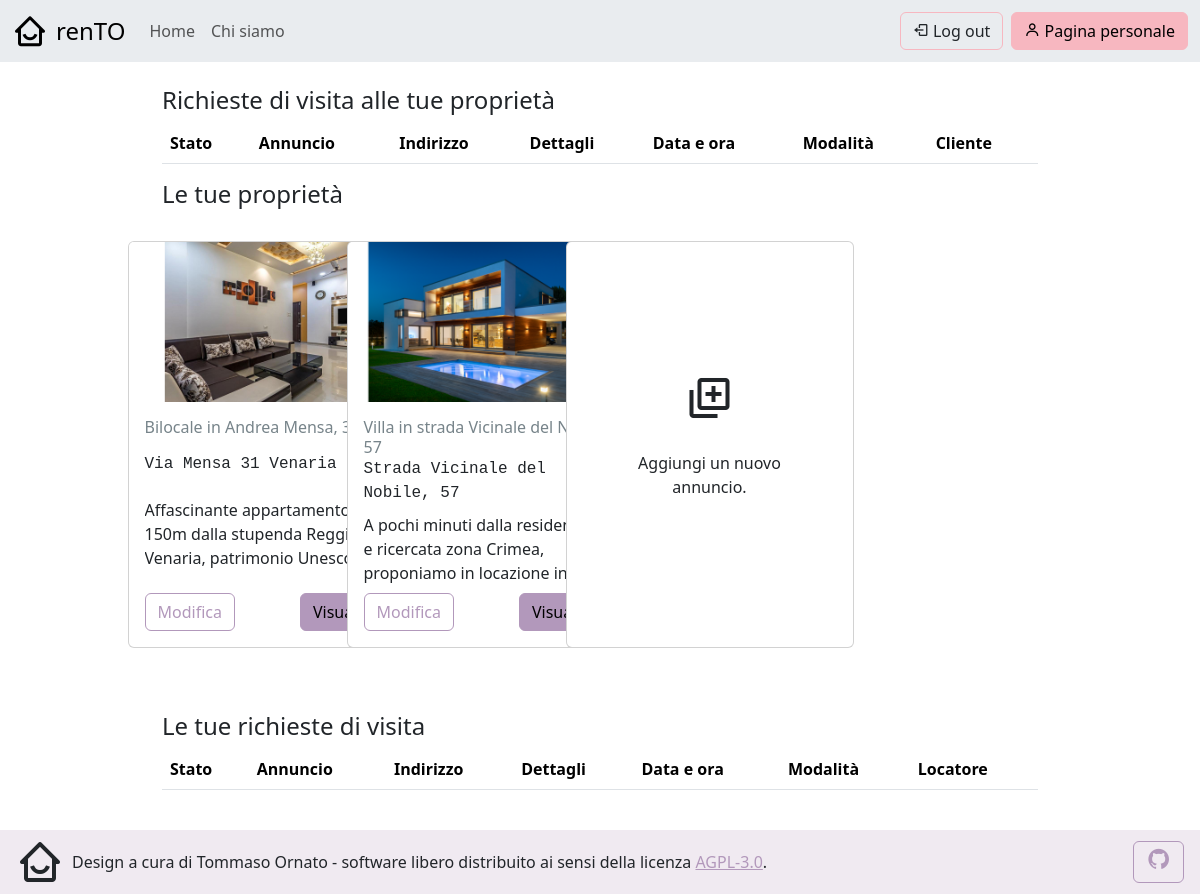
/personal (signed in), run on an earlier commit of the app's database.
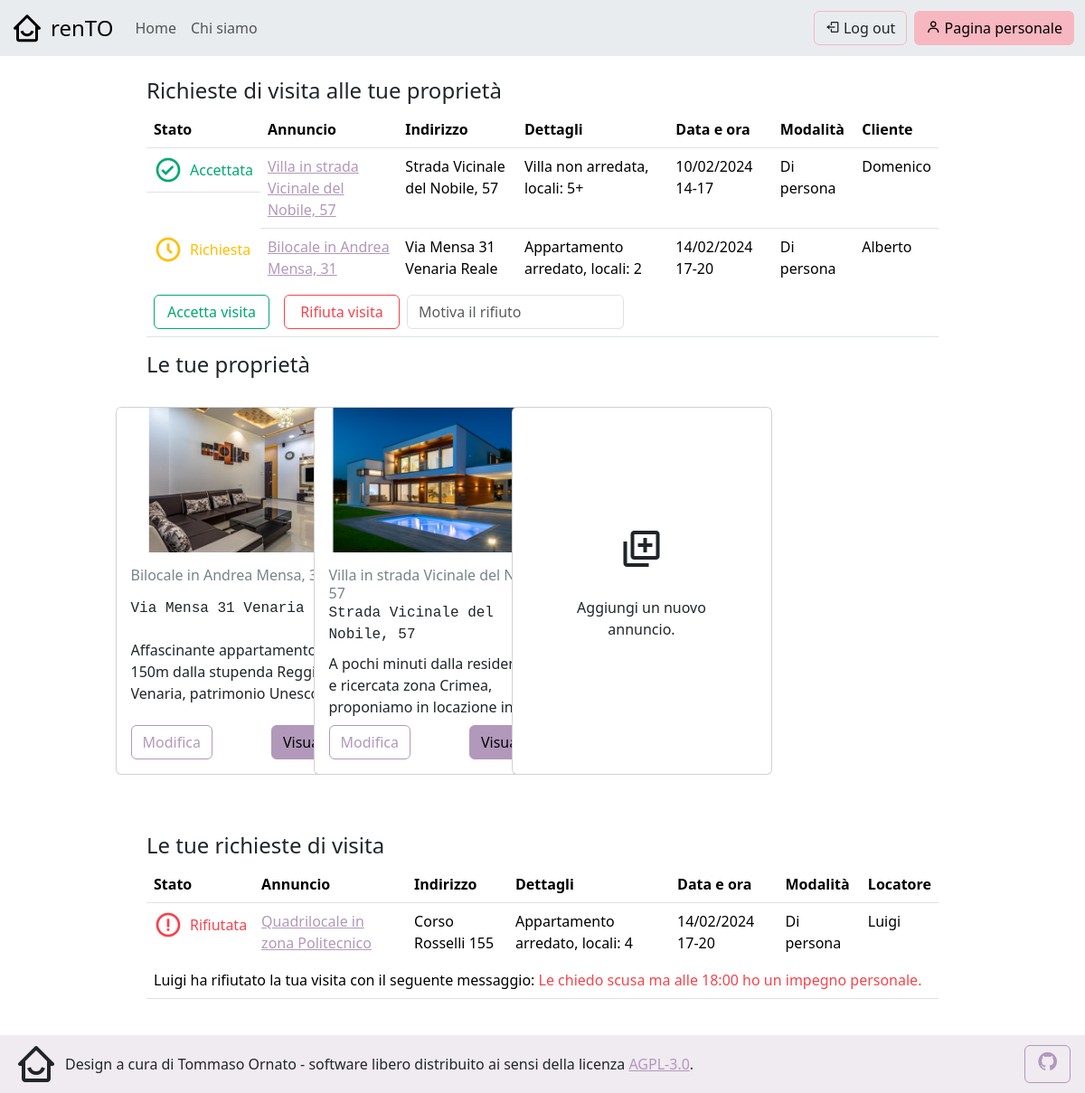
And on a later commit of the database.
### tables this page shows
CREATE TABLE PICTURES (
    path TEXT NOT NULL,
    ADVERTISEMENT_id INTEGER NOT NULL,
    PRIMARY KEY (path),
    FOREIGN KEY (ADVERTISEMENT_id) REFERENCES ADVERTISEMENT(id)
);

CREATE TABLE ADVERTISEMENT (
    id INTEGER PRIMARY KEY,
    adress TEXT NOT NULL,
    title TEXT NOT NULL,
    rooms INTEGER CHECK(rooms IN (1, 2, 3, 4, 5, 6)),
    type TEXT CHECK(type IN ('detached', 'flat', 'loft', 'villa')),
    description TEXT NOT NULL,
    rent REAL NOT NULL,
    furniture BOOLEAN NOT NULL,
    available BOOLEAN NOT NULL,
    landlord_username TEXT NOT NULL,
    FOREIGN KEY (landlord_username) REFERENCES PERSON(username)
);

CREATE TABLE VISIT (
    date DATE NOT NULL,
    time INTEGER CHECK(time IN (0, 1, 2, 3)),
    visitor_username TEXT NOT NULL,
    ADVERTISEMENT_id INTEGER NOT NULL,
    virtual BOOLEAN NOT NULL,
    status TEXT CHECK(status IN ('pending', 'accepted', 'rejected')),
    refusal_reason TEXT,
    PRIMARY KEY (date, time, visitor_username, ADVERTISEMENT_id),
    FOREIGN KEY (visitor_username) REFERENCES PERSON(username),
    FOREIGN KEY (ADVERTISEMENT_id) REFERENCES ADVERTISEMENT(id)
);

CREATE TABLE PERSON (
    username TEXT NOT NULL,
    email TEXT NOT NULL,
    password TEXT NOT NULL,
    name TEXT NOT NULL,
    landlord BOOLEAN NOT NULL,
    PRIMARY KEY (username)
);

### app.py (the view)
@app.route('/personal')
@login_required
def get_personal():
    try:
        user_visits = visits.get_user_visits(username=current_user.username)
        landlord_ads = []
        landlord_visits = []
        if current_user.landlord:
            landlord_ads = ads.get_landlord_ads(username=current_user.username)
            landlord_visits = visits.get_landlord_visits(username=current_user.username)
        return render_template('personal.html', user_visits=user_visits, landlord_ads=landlord_ads, landlord_visits=landlord_visits)
    except Exception as e:
        print('ERROR', str(e))
        flash('Errore interno durante il caricamento della pagina personale, riprova più tardi', 'danger')
        return redirect(url_for('get_home'))

### ads.py (called while the page is built)
def get_landlord_ads(username):
    conn = sqlite3.connect('database/database.db')
    conn.row_factory = sqlite3.Row
    cursor = conn.cursor()
    cursor.execute("""
        SELECT A.id, A.adress, A.title, A.description, A.available,
            PI.path as image
        FROM ADVERTISEMENT A
        INNER JOIN PICTURES PI ON PI.ADVERTISEMENT_id = A.id
        WHERE A.landlord_username = ?
        GROUP BY A.id;
    """, (username,))
    rows = cursor.fetchall()
    cursor.close()
    conn.close()
    result = []
    for row in rows:
        ad = dict(row)
        ad['available'] = ad['available'] == True
        result.append(ad)
    return result

def get_rooms(num):
    if num > 5:
        return '5+'
    else:
        return str(num)

def get_type(house_type):
    match house_type:
        case 'detached':
            return 'Casa indipendente'
        case 'flat':
            return 'Appartamento'
        case 'loft':
            return 'Loft'
        case 'villa':
            return 'Villa'
        case _: # Default case if no other cases are matched, this should never happen
            return house_type

def get_furniture(furniture, house_type):
    result = ''
    if furniture == False:
        result = 'non'
    if house_type == 'detached' or house_type == 'villa':
        result += ' arredata'
    else:
        result += ' arredato'
    return result

### app.py (called while the page is built)
@login_manager.user_loader
def login(username):
    db_user = user_db.get_user(username)
    if db_user is not None:
        user = User(username=db_user['username'], email=db_user['email'], landlord=db_user['landlord'], name=db_user['name'], password=db_user['password'])
    else:
        user = None
    return user

### user_db.py (called while the page is built)
def get_user(username):
    try:
        conn = sqlite3.connect('database/database.db')
        conn.row_factory = sqlite3.Row
        cursor = conn.cursor()
        sql = 'SELECT username, email, password, name, landlord FROM PERSON WHERE username = ?'
        cursor.execute(sql, (username,))
        user = cursor.fetchone()
        return user
    except Exception as e:
        print("ERROR", e)
        return None
    finally:
        cursor.close()
        conn.close()

### templates/personal.html (shortened to what this page needs)
{% extends "base.html" %}
{% set title = 'personale' %}
{% block content %}
<article class="container w-75 my-4">
    {% if current_user.landlord %}
        <h4>Richieste di visita alle tue proprietà</h4>
        <table class="table">
            <thead>
                <tr>
                    <th scope="col">Stato</th>
                    <th scope="col">Annuncio</th>
                    <th scope="col">Indirizzo</th>
                    <th scope="col">Dettagli</th>
                    <th scope="col">Data e ora</th>
                    <th scope="col">Modalità</th>
                    <th scope="col">Cliente</th>
                </tr>
            </thead>
            <tbody>
                {% for visit in landlord_visits %}
                    <tr class="{{ 'borderless-upper-row' if visit.status == 'pending' else '' }}">
                        <td class="d-flex align-items-center">
                            {% if visit.status == 'accepted' %}
                                <i class='bx bx-check-circle fs-2 text-success'></i>
                                <span class="ms-2 text-success">Accettata</span>
                            {% elif visit.status == 'pending' %}
                                <i class='bx bx-time-five fs-2 text-warning'></i>
                                <span class="ms-2 text-warning">Richiesta</span>
                            {% elif visit.status == 'rejected' %}
                                <i class='bx bx-error-circle fs-2 text-danger'></i>
                                <span class="ms-2 text-danger">Rifiutata</span>
                            {% endif %}
                        </td>
                        <td><a href="/advertisement/{{visit.ad_id}}">{{visit.ad_title}}</a></td>
                        <td>{{visit.ad_adress}}</td>
                        <td>{{visit.ad_type}} {{visit.ad_furniture}}, locali: {{visit.ad_rooms}}</td>
                        <td>{{visit.date}} {{visit.time}}</td>
                        <td>
                            {% if visit.virtual %}
                                Da remoto
                            {% else %}
                                Di persona
                            {% endif %}
                        </td>
                        <td>{{visit.visitor_name}}</td>
                    </tr>
                    {% if visit.status == 'pending' %}
                    <tr class="borderless-lower-row">
                        <td colspan="7">
                            <div class="d-flex align-items-center">
                                <form action="acceptVisit" method="post" class="me-3">
                                    <button type="submit" class="btn btn-outline-success landlord-form-button">Accetta visita</button>
                                </form>
                                <form action="rejectVisit" method="post" class="d-flex align-items-center gap-2">
                                    <button type="submit" class="btn btn-outline-danger landlord-form-button">Rifiuta visita</button>
                                    <input type="text" name="reason" class="form-control landlord-form-text" required autocomplete="off" placeholder="Motiva il rifiuto">
                                </form>
                            </div>
                        </td>
                    </tr>
                    {% endif %}
                {% endfor %}
            </tbody>
        </table>
        <h4>Le tue proprietà</h4>
        <section class="landlord-adverts">
            {% for ad in landlord_ads %}
                <article class="card landlord-ad-card {{ 'bg-light' if not ad.available else '' }}">
                    <img src="/static/images/{{ad.image}}" class="card-img-top" alt="{{ad.title}}">
                    <div class="card-body ad-body">
                        <h6 class="card-text text-dark mb-0">{{ad.title}}</h6>
                        <span class="card-text font-monospace">{{ad.adress}}</span>
                        <span class="card-text ad-description my-2">{{ad.description}}</span>
                        <div class="card-end">
                            <a href="/advertisement/{{ad.id}}/edit" class="btn btn-outline-primary edit-ad-button">Modifica</a>
                            <a href="/advertisement/{{ad.id}}" class="btn btn-primary ad-button">Visualizza</a>
                        </div>
                    </div>
                </article>
            {% endfor %}
            <a class="card landlord-ad-card btn btn-light" href="/advertisement/new">
                <div class="card-body new-ad-hero">
                    <i class='bx bx-add-to-queue bx-lg'></i>
                    <p>Aggiungi un nuovo annuncio.</p>
                </div>
            </a>
        </section>
    {% endif %}
    <h4>Le tue richieste di visita</h4>
    <table class="table">
        <thead>
            <tr>
                <th scope="col">Stato</th>
                <th scope="col">Annuncio</th>
                <th scope="col">Indirizzo</th>
                <th scope="col">Dettagli</th>
                <th scope="col">Data e ora</th>
                <th scope="col">Modalità</th>
                <th scope="col">Locatore</th>
            </tr>
        </thead>
        <tbody>
            {% for visit in user_visits %}
                <tr class="{{ 'borderless-upper-row' if visit.status == 'rejected' else '' }}">
                    <td class="d-flex align-items-center">
                        {% if visit.status == 'accepted' %}
                            <i class='bx bx-check-circle fs-2 text-success'></i>
                            <span class="ms-2 text-success">Accettata</span>
                        {% elif visit.status == 'pending' %}
                            <i class='bx bx-time-five fs-2 text-warning'></i>
                            <span class="ms-2 text-warning">Richiesta</span>
                        {% elif visit.status == 'rejected' %}
                            <i class='bx bx-error-circle fs-2 text-danger'></i>
                            <span class="ms-2 text-danger">Rifiutata</span>
                        {% endif %}
                    </td>
                    <td><a href="/advertisement/{{visit.ad_id}}">{{visit.ad_title}}</a></td>
                    <td>{{visit.ad_adress}}</td>
                    <td>{{visit.ad_type}} {{visit.ad_furniture}}, locali: {{visit.ad_rooms}}</td>
                    <td>{{visit.date}} {{visit.time}}</td>
                    <td>
                        {% if visit.virtual %}
                            Da remoto
                        {% else %}
                            Di persona
                        {% endif %}
                    </td>
                    <td>{{visit.landlord_name}}</td>
                </tr>
                {% if visit.status == 'rejected' %}
                    <tr class="borderless-lower-row">
                        <td colspan="7">
                            {{visit.landlord_name}} ha rifiutato la tua visita con il seguente messaggio: <span class="text-danger">{{visit.refusal_reason}}</span>
                        </td>
                    </tr>
                {% endif %}
            {% endfor %}
        </tbody>
    </table>
</article>
{% endblock %}

### templates/base.html (shortened to what this page needs)
<!DOCTYPE html>
<html lang="it">
  <head>
    <link rel="stylesheet" href="{{ url_for('static', filename='style.css') }}" />
    <link rel="stylesheet" href="{{ url_for('static', filename='custom.css') }}" />
    <link href="https://unpkg.com/boxicons@2.1.4/css/boxicons.min.css" rel="stylesheet" />
  </head>
  <body>
    <nav class="navbar navbar-expand-lg bg-body-secondary">
      <div class="container-fluid">
        <a class="navbar-brand fs-4" href="/">
          <i class="bx bx-home-smile bx-md"></i>
          renTO
          </a>
        <div class="collapse navbar-collapse" id="navbarTogglerDemo03">
          <ul class="navbar-nav me-auto mb-2 mb-lg-0">
            <li class="nav-item">
              <a class="nav-link {{ 'active' if title == 'home' else '' }}" aria-current="page" href="/">Home</a>
            </li>
            <li class="nav-item">
              <a class="nav-link {{ 'active' if title == 'about' else '' }}" aria-current="page" href="/about">
                Chi siamo
              </a>
            </li>
          </ul>
          <aside class="d-flex gap-2 fs-5">
            {% if current_user.is_authenticated %}
            <form method="post" action="{{ url_for('post_logout') }}">
              <button type="submit" class="btn btn-outline-secondary text-body">
                <i class="bx bx-log-out"></i>
                Log out
              </button>
            </form>
            <a class="btn btn-secondary" href="/personal">
              <i class="bx bx-user"></i>
              Pagina personale
            </a>
            {% endif %}
          </aside>
        </div>
      </div>
    </nav>
    <main class="d-flex flex-column">
    {% block content %}{% endblock %}
    </main>
    <footer class="footer bg-primary-subtle">
      <i class="bx bx-home-smile bx-lg"></i>
      <span class="ms-2">
        Design a cura di Tommaso Ornato - software libero distribuito ai sensi della licenza
        <a class="link-primary" href="https://www.gnu.org/licenses/agpl-3.0.html">AGPL-3.0</a>.
      </span>
      <span class="footer-buttons">
        <a href="https://github.com/ornato-t/IAW-exam-1" class="btn btn-outline-primary">
          <i class="bx bxl-github bx-sm"></i>
        </a>
      </span>
    </footer>
  </body>
</html>

### static/custom.css (style rules this page uses)
body { display: flex; flex-direction: column; min-height: 100vh; }
main { flex: 1; }
.navbar-brand { display: flex; place-items: center; gap: 0.5rem; }
.footer { display: flex; flex-direction: row; padding: 0.5rem 1rem 0.5rem 1rem; align-items: center; }
.footer-buttons { margin-left: auto; }
.ad-body { display: flex; flex-direction: column; justify-content: space-between; }
.ad-description { display: -webkit-box; -webkit-line-clamp: 3; -webkit-box-orient: vertical; overflow: hidden; }
.card-end { display: flex; align-items: flex-end; }
.ad-button { margin-left: auto; place-self: end; }
.landlord-adverts { flex-grow: 1; padding: 1.5rem 0 4rem 0; display: grid; grid-template-columns: repeat(4, minmax(0, 1fr)); place-items: center; align-items: stretch; row-gap: 2.5rem; }
.landlord-ad-card { width: 18rem; max-height: 28rem; }
.new-ad-hero { display: grid; place-items: center; padding: 7rem 2rem 7rem 2rem; }
.edit-ad-button { place-self: start; }
.borderless-upper-row { border-bottom: transparent; }
.borderless-lower-row { border-top: transparent; }
.landlord-form-button { width: 8rem; }
.landlord-form-text { width: 15rem; }

What changed in the data, as far as the page shows it:
added VISIT: status "accepted" (drawn), ad_title "Villa in strada Vicinale del Nobile, 57", ad_adress "Strada Vicinale del Nobile, 57", ad_type "Villa", ad_furniture "non arredata", ad_rooms "5+", date "10/02/2024", time "14-17", virtual "Di persona", visitor_name "Domenico", shown under "Richieste di visita alle tue proprietà"
added VISIT: status "pending" (drawn), ad_title "Bilocale in Andrea Mensa, 31", ad_adress "Via Mensa 31 Venaria Reale", ad_type "Appartamento", ad_furniture "arredato", ad_rooms "2", date "14/02/2024", time "17-20", virtual "Di persona", visitor_name "Alberto", shown under "Richieste di visita alle tue proprietà"
added VISIT: status "rejected" (drawn), ad_title "Quadrilocale in zona Politecnico", ad_adress "Corso Rosselli 155", ad_type "Appartamento", ad_furniture "arredato", ad_rooms "4", date "14/02/2024", time "17-20", virtual "Di persona", landlord_name "Luigi", refusal_reason "Le chiedo scusa ma alle 18:00 ho un impegno personale.", shown under "Le tue richieste di visita"
